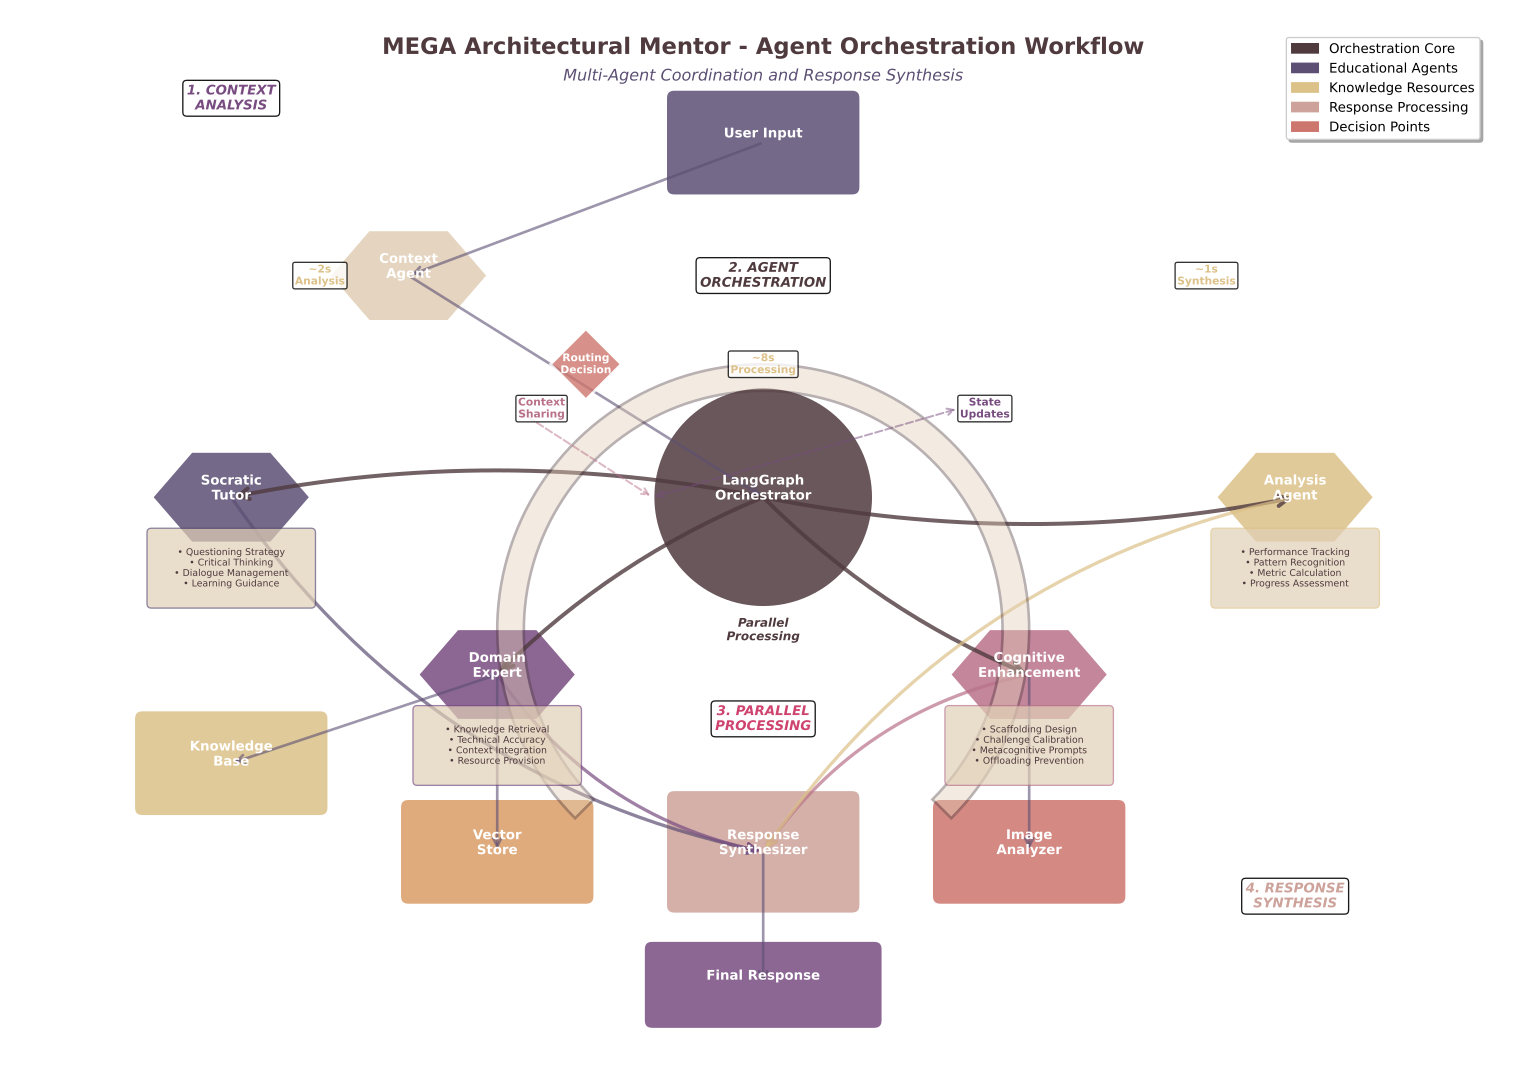

Write the Python code that produced this figure.
"""
Agent Orchestration Diagram Generator
Creates visual representation of the multi-agent system workflow
"""

import matplotlib.pyplot as plt
import matplotlib.patches as mpatches
from matplotlib.patches import FancyBboxPatch, FancyArrowPatch, Circle, Ellipse, Wedge, Polygon
import numpy as np
import os
import sys

# Add the benchmarking directory to the path to import thesis colors
sys.path.append(os.path.join(os.path.dirname(__file__), '..', '..', 'benchmarking'))
from thesis_colors import THESIS_COLORS, METRIC_COLORS, UI_COLORS

def create_agent_orchestration_diagram():
    """Create comprehensive agent orchestration workflow diagram"""
    
    # Create figure with proper sizing
    fig, ax = plt.subplots(1, 1, figsize=(16, 12))
    
    # Define orchestration components
    components = {
        # Central Orchestrator
        'langgraph_orchestrator': {
            'pos': (8, 6), 'size': (2.5, 2.5), 
            'color': THESIS_COLORS['primary_dark'],
            'shape': 'circle',
            'text': 'LangGraph\nOrchestrator',
            'details': 'Central Coordination\nWorkflow Management\nState Tracking'
        },
        
        # Input Processing
        'user_input': {
            'pos': (8, 10), 'size': (2, 1), 
            'color': THESIS_COLORS['primary_purple'],
            'shape': 'rectangle',
            'text': 'User Input',
            'details': 'Text & Image\nProcessing'
        },
        
        # Context Analysis
        'context_agent': {
            'pos': (4, 8.5), 'size': (1.8, 1.2), 
            'color': METRIC_COLORS['context_agent'],
            'shape': 'hexagon',
            'text': 'Context\nAgent',
            'details': '• Input Classification\n• Skill Assessment\n• Routing Decision\n• Session Context'
        },
        
        # Multi-Agent System
        'socratic_tutor': {
            'pos': (2, 6), 'size': (1.8, 1.2), 
            'color': METRIC_COLORS['socratic_tutor'],
            'shape': 'hexagon',
            'text': 'Socratic\nTutor',
            'details': '• Questioning Strategy\n• Critical Thinking\n• Dialogue Management\n• Learning Guidance'
        },
        
        'domain_expert': {
            'pos': (5, 4), 'size': (1.8, 1.2), 
            'color': METRIC_COLORS['domain_expert'],
            'shape': 'hexagon',
            'text': 'Domain\nExpert',
            'details': '• Knowledge Retrieval\n• Technical Accuracy\n• Context Integration\n• Resource Provision'
        },
        
        'cognitive_enhancement': {
            'pos': (11, 4), 'size': (1.8, 1.2), 
            'color': METRIC_COLORS['cognitive_enhancement'],
            'shape': 'hexagon',
            'text': 'Cognitive\nEnhancement',
            'details': '• Scaffolding Design\n• Challenge Calibration\n• Metacognitive Prompts\n• Offloading Prevention'
        },
        
        'analysis_agent': {
            'pos': (14, 6), 'size': (1.8, 1.2), 
            'color': METRIC_COLORS['analysis_agent'],
            'shape': 'hexagon',
            'text': 'Analysis\nAgent',
            'details': '• Performance Tracking\n• Pattern Recognition\n• Metric Calculation\n• Progress Assessment'
        },
        
        # Knowledge Resources
        'knowledge_base': {
            'pos': (2, 3), 'size': (2, 1), 
            'color': THESIS_COLORS['neutral_warm'],
            'shape': 'rectangle',
            'text': 'Knowledge\nBase',
            'details': 'Architectural\nDocuments & Resources'
        },
        
        'vector_store': {
            'pos': (5, 2), 'size': (2, 1), 
            'color': THESIS_COLORS['neutral_orange'],
            'shape': 'rectangle',
            'text': 'Vector\nStore',
            'details': 'Semantic Search\n& Retrieval'
        },
        
        'image_analyzer': {
            'pos': (11, 2), 'size': (2, 1), 
            'color': THESIS_COLORS['accent_coral'],
            'shape': 'rectangle',
            'text': 'Image\nAnalyzer',
            'details': 'Visual Processing\n& Analysis'
        },
        
        # Output Synthesis
        'response_synthesizer': {
            'pos': (8, 2), 'size': (2, 1.2), 
            'color': THESIS_COLORS['primary_pink'],
            'shape': 'rectangle',
            'text': 'Response\nSynthesizer',
            'details': 'Multi-Agent\nResponse Integration'
        },
        
        # Final Output
        'final_response': {
            'pos': (8, 0.5), 'size': (2.5, 0.8), 
            'color': THESIS_COLORS['primary_violet'],
            'shape': 'rectangle',
            'text': 'Final Response',
            'details': 'Coherent Educational Response'
        },
    }
    
    # Draw components
    for name, config in components.items():
        x, y = config['pos']
        width, height = config['size']
        color = config['color']
        shape = config['shape']
        text = config['text']
        
        if shape == 'circle':
            # Central orchestrator as circle
            circle = Circle((x, y), width/2, facecolor=color, 
                          edgecolor='white', linewidth=3, alpha=0.85)
            ax.add_patch(circle)
        elif shape == 'hexagon':
            # Agents as hexagons
            angles = np.linspace(0, 2*np.pi, 7)
            hex_points = [(x + width/2 * np.cos(a), y + height/2 * np.sin(a)) for a in angles[:-1]]
            hexagon = Polygon(hex_points, facecolor=color, 
                            edgecolor='white', linewidth=2.5, alpha=0.85)
            ax.add_patch(hexagon)
        else:
            # Rectangles for other components
            box = FancyBboxPatch(
                (x - width/2, y - height/2), width, height,
                boxstyle="round,pad=0.1",
                facecolor=color, edgecolor='white', linewidth=2, alpha=0.85
            )
            ax.add_patch(box)
        
        # Add main text
        ax.text(x, y + 0.1, text, ha='center', va='center',
               fontsize=10, fontweight='bold', color='white')
    
    # Define orchestration workflow connections
    workflow_connections = [
        # Input flow
        ('user_input', 'context_agent'),
        ('context_agent', 'langgraph_orchestrator'),
        
        # Agent activation from orchestrator
        ('langgraph_orchestrator', 'socratic_tutor'),
        ('langgraph_orchestrator', 'domain_expert'),
        ('langgraph_orchestrator', 'cognitive_enhancement'),
        ('langgraph_orchestrator', 'analysis_agent'),
        
        # Knowledge resource connections
        ('domain_expert', 'knowledge_base'),
        ('domain_expert', 'vector_store'),
        ('cognitive_enhancement', 'image_analyzer'),
        
        # Response synthesis
        ('socratic_tutor', 'response_synthesizer'),
        ('domain_expert', 'response_synthesizer'),
        ('cognitive_enhancement', 'response_synthesizer'),
        ('analysis_agent', 'response_synthesizer'),
        
        # Final output
        ('response_synthesizer', 'final_response'),
    ]
    
    # Draw workflow connections
    for start, end in workflow_connections:
        start_pos = components[start]['pos']
        end_pos = components[end]['pos']
        
        # Different arrow styles for different connection types
        if start == 'langgraph_orchestrator':
            # Orchestrator to agents - thick arrows
            arrow = FancyArrowPatch(
                start_pos, end_pos,
                arrowstyle='->', mutation_scale=20,
                color=THESIS_COLORS['primary_dark'], linewidth=3, alpha=0.8,
                connectionstyle="arc3,rad=0.1"
            )
        elif end == 'response_synthesizer':
            # Agents to synthesizer - colored arrows
            agent_colors = {
                'socratic_tutor': METRIC_COLORS['socratic_tutor'],
                'domain_expert': METRIC_COLORS['domain_expert'],
                'cognitive_enhancement': METRIC_COLORS['cognitive_enhancement'],
                'analysis_agent': METRIC_COLORS['analysis_agent'],
            }
            arrow_color = agent_colors.get(start, THESIS_COLORS['primary_purple'])
            arrow = FancyArrowPatch(
                start_pos, end_pos,
                arrowstyle='->', mutation_scale=18,
                color=arrow_color, linewidth=2.5, alpha=0.7,
                connectionstyle="arc3,rad=0.2"
            )
        else:
            # Regular connections
            arrow = FancyArrowPatch(
                start_pos, end_pos,
                arrowstyle='->', mutation_scale=15,
                color=THESIS_COLORS['primary_purple'], linewidth=2, alpha=0.6
            )
        
        ax.add_patch(arrow)
    
    # Add decision flow indicators
    decision_points = [
        {
            'pos': (6, 7.5), 
            'text': 'Routing\nDecision', 
            'color': THESIS_COLORS['accent_coral'],
            'connections': ['socratic_tutor', 'domain_expert', 'cognitive_enhancement']
        }
    ]
    
    for decision in decision_points:
        # Decision diamond
        diamond_points = [
            (decision['pos'][0], decision['pos'][1] + 0.4),  # top
            (decision['pos'][0] + 0.4, decision['pos'][1]),  # right
            (decision['pos'][0], decision['pos'][1] - 0.4),  # bottom
            (decision['pos'][0] - 0.4, decision['pos'][1])   # left
        ]
        diamond = Polygon(diamond_points, facecolor=decision['color'],
                         edgecolor='white', linewidth=2, alpha=0.8)
        ax.add_patch(diamond)
        
        ax.text(decision['pos'][0], decision['pos'][1], decision['text'],
               ha='center', va='center', fontsize=8, fontweight='bold', color='white')
    
    # Add parallel processing indicators
    parallel_indicators = [
        {'center': (8, 4.5), 'agents': ['socratic_tutor', 'domain_expert', 'cognitive_enhancement']},
    ]
    
    for parallel in parallel_indicators:
        center = parallel['center']
        # Draw parallel processing arc
        arc = Wedge(center, 3, -45, 225, width=0.3, 
                   facecolor=THESIS_COLORS['neutral_light'], 
                   edgecolor=THESIS_COLORS['primary_dark'],
                   alpha=0.4, linewidth=2)
        ax.add_patch(arc)
        
        ax.text(center[0], center[1], 'Parallel\nProcessing', 
               ha='center', va='center', fontsize=9, fontweight='bold',
               color=THESIS_COLORS['primary_dark'], style='italic')
    
    # Add state management indicators
    state_flows = [
        {'pos': (10.5, 7), 'text': 'State\nUpdates', 'color': THESIS_COLORS['primary_violet']},
        {'pos': (5.5, 7), 'text': 'Context\nSharing', 'color': THESIS_COLORS['primary_rose']},
    ]
    
    for state in state_flows:
        # Bidirectional arrow for state management
        arrow1 = FancyArrowPatch(
            (state['pos'][0] - 0.3, state['pos'][1]), 
            (8 - 1.25, 6),  # To orchestrator
            arrowstyle='<->', mutation_scale=12,
            color=state['color'], linewidth=1.5, alpha=0.5,
            linestyle='--'
        )
        ax.add_patch(arrow1)
        
        ax.text(state['pos'][0], state['pos'][1], state['text'],
               ha='center', va='center', fontsize=8, fontweight='bold',
               color=state['color'],
               bbox=dict(boxstyle="round,pad=0.2", facecolor='white', alpha=0.8))
    
    # Add agent specializations with small detail boxes
    specializations = [
        {'agent': 'socratic_tutor', 'details': components['socratic_tutor']['details']},
        {'agent': 'domain_expert', 'details': components['domain_expert']['details']},
        {'agent': 'cognitive_enhancement', 'details': components['cognitive_enhancement']['details']},
        {'agent': 'analysis_agent', 'details': components['analysis_agent']['details']},
    ]
    
    for spec in specializations:
        agent_pos = components[spec['agent']]['pos']
        detail_pos = (agent_pos[0], agent_pos[1] - 0.8)
        
        # Small detail box
        detail_box = FancyBboxPatch(
            (detail_pos[0] - 0.9, detail_pos[1] - 0.4), 1.8, 0.8,
            boxstyle="round,pad=0.05",
            facecolor=THESIS_COLORS['neutral_light'], 
            edgecolor=components[spec['agent']]['color'],
            linewidth=1, alpha=0.7
        )
        ax.add_patch(detail_box)
        
        ax.text(detail_pos[0], detail_pos[1], spec['details'],
               ha='center', va='center', fontsize=7, 
               color=THESIS_COLORS['primary_dark'])
    
    # Add timing and coordination indicators
    timing_indicators = [
        {'pos': (3, 8.5), 'text': '~2s\nAnalysis', 'color': THESIS_COLORS['neutral_warm']},
        {'pos': (8, 7.5), 'text': '~8s\nProcessing', 'color': THESIS_COLORS['neutral_warm']},
        {'pos': (13, 8.5), 'text': '~1s\nSynthesis', 'color': THESIS_COLORS['neutral_warm']},
    ]
    
    for timing in timing_indicators:
        ax.text(timing['pos'][0], timing['pos'][1], timing['text'],
               ha='center', va='center', fontsize=8, fontweight='bold',
               color=timing['color'],
               bbox=dict(boxstyle="round,pad=0.2", facecolor='white', alpha=0.8))
    
    # Set axis properties
    ax.set_xlim(-0.5, 16.5)
    ax.set_ylim(-0.5, 11.5)
    ax.set_aspect('equal')
    ax.axis('off')
    
    # Add title
    ax.text(8, 11, 'MEGA Architectural Mentor - Agent Orchestration Workflow',
           fontsize=17, fontweight='bold', ha='center',
           color=THESIS_COLORS['primary_dark'])
    
    # Add subtitle
    ax.text(8, 10.7, 'Multi-Agent Coordination and Response Synthesis',
           fontsize=12, ha='center', style='italic',
           color=THESIS_COLORS['primary_purple'])
    
    # Add workflow phases
    phases = [
        {'pos': (2, 10.5), 'text': '1. CONTEXT\nANALYSIS', 'color': THESIS_COLORS['primary_violet']},
        {'pos': (8, 8.5), 'text': '2. AGENT\nORCHESTRATION', 'color': THESIS_COLORS['primary_dark']},
        {'pos': (8, 3.5), 'text': '3. PARALLEL\nPROCESSING', 'color': THESIS_COLORS['accent_magenta']},
        {'pos': (14, 1.5), 'text': '4. RESPONSE\nSYNTHESIS', 'color': THESIS_COLORS['primary_pink']},
    ]
    
    for phase in phases:
        ax.text(phase['pos'][0], phase['pos'][1], phase['text'],
               ha='center', va='center', fontsize=10, fontweight='bold',
               color=phase['color'], style='italic',
               bbox=dict(boxstyle="round,pad=0.3", facecolor='white', alpha=0.9))
    
    # Create legend
    legend_elements = [
        mpatches.Patch(color=THESIS_COLORS['primary_dark'], label='Orchestration Core'),
        mpatches.Patch(color=METRIC_COLORS['socratic_tutor'], label='Educational Agents'),
        mpatches.Patch(color=THESIS_COLORS['neutral_warm'], label='Knowledge Resources'),
        mpatches.Patch(color=THESIS_COLORS['primary_pink'], label='Response Processing'),
        mpatches.Patch(color=THESIS_COLORS['accent_coral'], label='Decision Points'),
    ]
    
    ax.legend(handles=legend_elements, loc='upper right', bbox_to_anchor=(0.98, 0.98),
             frameon=True, fancybox=True, shadow=True)
    
    plt.tight_layout()
    return fig

def save_diagram():
    """Save the diagram in multiple formats"""
    fig = create_agent_orchestration_diagram()
    
    # Define output paths
    base_path = os.path.dirname(__file__)
    png_path = os.path.join(base_path, '05_agent_orchestration.png')
    svg_path = os.path.join(base_path, '05_agent_orchestration.svg')
    
    # Save as PNG with high DPI
    fig.savefig(png_path, dpi=300, bbox_inches='tight', 
                facecolor='white', edgecolor='none')
    
    # Save as SVG for scalability
    fig.savefig(svg_path, format='svg', bbox_inches='tight',
                facecolor='white', edgecolor='none')
    
    print(f"Agent Orchestration diagram saved:")
    print(f"  PNG: {png_path}")
    print(f"  SVG: {svg_path}")
    
    plt.close(fig)

if __name__ == "__main__":
    save_diagram()
